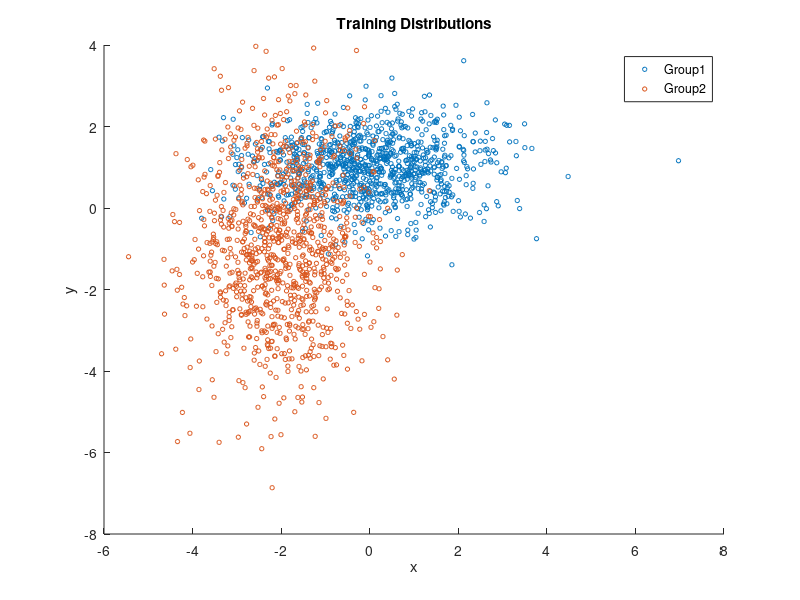
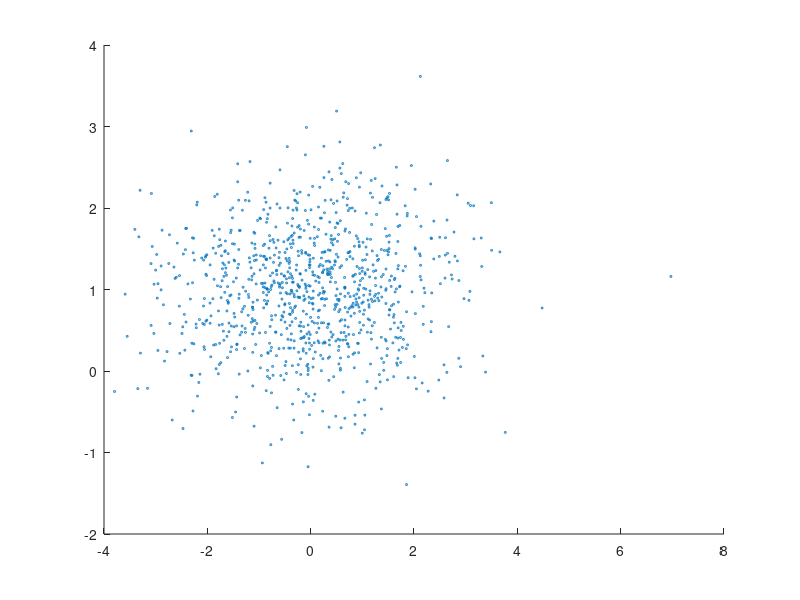

MATLAB code to generate these figures, in order: (Note: this script raises an error after producing the figures.)
%% try classifying with pdfs

nn = 1000;

MU1 = [0 1];
SIGMA1 = [2 0; 0 .5];

MU2 = [-2 -1];
SIGMA2 = [1 0; 0 3];


X1 = mvnrnd(MU1,SIGMA1,nn);
X2 = mvnrnd(MU2,SIGMA2,nn);

cc = 1;
Data{cc}.State = X1;
Data{cc}.Class = ones(1,nn)*cc;
cc = 2;
Data{cc}.State = X2;
Data{cc}.Class = ones(1,nn)*cc;


figure
cc = 1;
scatter(Data{cc}.State(:,1),Data{cc}.State(:,2),10,'r.')
hold on
cc = 2;
scatter(Data{cc}.State(:,1),Data{cc}.State(:,2),10,'b.')
hold off

title('Training Distributions')
xlabel('x')
ylabel('y')
zlabel('z')
legend('Group1','Group2','Group3')



%get gaussian mixture model
numgauss = 1;
cc = 1;
Models{cc}.GM = fitgmdist(Data{cc}.State,numgauss);
numgauss = 1;
cc = 2;
Models{cc}.GM = fitgmdist(Data{cc}.State,numgauss);


dlim = [];
for ii = 1:length(Data)
    dlim = [dlim; Data{ii}.State];
end
limz = [min(dlim(:,1)) max(dlim(:,1)) min(dlim(:,2)) max(dlim(:,2))];


NP = 50;
xo1 = linspace(limz(1),limz(2),NP);
xo2 = linspace(limz(3),limz(4),NP);
[XGt1,XGt2] = meshgrid(xo1,xo2);
XG1 = reshape(XGt1,[],1);
XG2 = reshape(XGt2,[],1);

Xplot = [XG1,XG2];

cc = 1;
Distribution{cc} = pdf(Models{cc}.GM,Xplot);
Models{cc}.Scale = 1/max(Distribution{cc});
Distribution{cc} = Distribution{cc} ./ max(Distribution{cc});


cc = 2;
Distribution{cc} = pdf(Models{cc}.GM,Xplot);
Models{cc}.Scale = 1/max(Distribution{cc});
Distribution{cc} = Distribution{cc} ./ max(Distribution{cc});


az = 20;
el = 30;
figure
cc = 1;
scatter(Data{cc}.State(:,1),Data{cc}.State(:,2),2,'r.');
hold on
m1 = Surface3Dalt(Xplot(:,1),Xplot(:,2),Distribution{cc},limz,NP);
set(m1,'facecolor','none')

hold on
cc = 2;
scatter(Data{cc}.State(:,1),Data{cc}.State(:,2),2,'g.');
hold on
m2 = Surface3Dalt(Xplot(:,1),Xplot(:,2),Distribution{cc},limz,NP);
set(m2,'facecolor','none')
hold off

colormap(cool);
colorbar;
title('Fit, Class 2')
xlabel('vel')
ylabel('acc')
zlabel('probs')
axis([limz 0 1 ])
view(az, el);


%% Classifying

checkem = [];
numclasses = length(Data);

for ii = 1:numclasses
    for jj = 1:numclasses
        onlinePDF{ii}(:,jj) = pdf(Models{jj}.GM,Data{ii}.State) .* Models{jj}.Scale;
    end
    

    %HOW DO WE FIND OPTIMAL THRESHOLD (right now its hurestic)
    thresh = 10;
    for tt = 1:length(onlinePDF{ii})
        dda = onlinePDF{ii}(tt,:);
        [val,idx] = max( dda );
        temp = repmat(dda(:,idx),1,numclasses-1);
        others = dda;
        others(:,idx) = [];
        ratio = temp./others;
        check = ratio > thresh;
        Classify{ii}(tt,:) = [ii, check.*idx];
        Ratios{ii}(tt,:) = ratio;
        
        if(idx ~= ii && check)
            checkem = [checkem; ratio];
        end
    end
end

mean(checkem)


for ii = 1:numclasses
    temp = Classify{ii}(:,1) == Classify{ii}(:,2);
    Accuracy(ii) = sum(temp)/length(temp);
end
Accuracy
